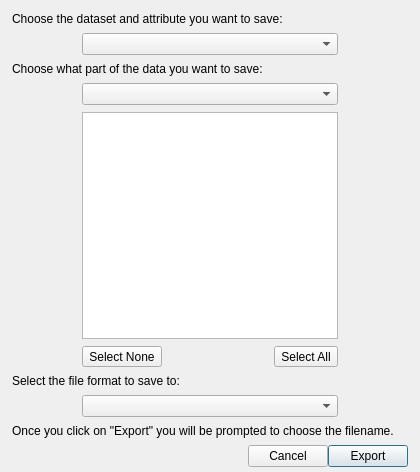
<?xml version="1.0" encoding="UTF-8"?>
<ui version="4.0">
 <class>Dialog</class>
 <widget class="QDialog" name="Dialog">
  <property name="geometry">
   <rect>
    <x>0</x>
    <y>0</y>
    <width>420</width>
    <height>472</height>
   </rect>
  </property>
  <property name="sizePolicy">
   <sizepolicy hsizetype="Preferred" vsizetype="Minimum">
    <horstretch>0</horstretch>
    <verstretch>0</verstretch>
   </sizepolicy>
  </property>
  <property name="windowTitle">
   <string>Dialog</string>
  </property>
  <layout class="QGridLayout" name="gridLayout">
   <property name="leftMargin">
    <number>12</number>
   </property>
   <property name="topMargin">
    <number>12</number>
   </property>
   <property name="rightMargin">
    <number>12</number>
   </property>
   <property name="bottomMargin">
    <number>5</number>
   </property>
   <property name="verticalSpacing">
    <number>7</number>
   </property>
   <item row="6" column="2">
    <spacer name="horizontalSpacer_4">
     <property name="orientation">
      <enum>Qt::Horizontal</enum>
     </property>
     <property name="sizeHint" stdset="0">
      <size>
       <width>40</width>
       <height>20</height>
      </size>
     </property>
    </spacer>
   </item>
   <item row="7" column="0" colspan="5">
    <widget class="QLabel" name="label_2">
     <property name="text">
      <string>Select the file format to save to:</string>
     </property>
    </widget>
   </item>
   <item row="3" column="1" colspan="3">
    <widget class="QComboBox" name="combosel_subset"/>
   </item>
   <item row="1" column="1" colspan="3">
    <widget class="QComboBox" name="combosel_data"/>
   </item>
   <item row="8" column="1" colspan="3">
    <widget class="QComboBox" name="combosel_exporter"/>
   </item>
   <item row="1" column="0">
    <spacer name="horizontalSpacer_2">
     <property name="orientation">
      <enum>Qt::Horizontal</enum>
     </property>
     <property name="sizeHint" stdset="0">
      <size>
       <width>40</width>
       <height>20</height>
      </size>
     </property>
    </spacer>
   </item>
   <item row="5" column="1" colspan="3">
    <widget class="QListWidget" name="list_component">
     <property name="alternatingRowColors">
      <bool>false</bool>
     </property>
    </widget>
   </item>
   <item row="6" column="3">
    <widget class="QToolButton" name="button_select_all">
     <property name="text">
      <string>Select All</string>
     </property>
    </widget>
   </item>
   <item row="2" column="0" colspan="5">
    <widget class="QLabel" name="label_3">
     <property name="text">
      <string>Choose what part of the data you want to save:</string>
     </property>
    </widget>
   </item>
   <item row="10" column="0" colspan="5">
    <layout class="QHBoxLayout" name="horizontalLayout">
     <item>
      <spacer name="horizontalSpacer">
       <property name="orientation">
        <enum>Qt::Horizontal</enum>
       </property>
       <property name="sizeHint" stdset="0">
        <size>
         <width>40</width>
         <height>20</height>
        </size>
       </property>
      </spacer>
     </item>
     <item>
      <widget class="QPushButton" name="button_cancel">
       <property name="text">
        <string>Cancel</string>
       </property>
      </widget>
     </item>
     <item>
      <widget class="QPushButton" name="button_ok">
       <property name="text">
        <string>Export</string>
       </property>
       <property name="default">
        <bool>true</bool>
       </property>
      </widget>
     </item>
    </layout>
   </item>
   <item row="6" column="1">
    <widget class="QToolButton" name="button_select_none">
     <property name="text">
      <string>Select None</string>
     </property>
    </widget>
   </item>
   <item row="1" column="4">
    <spacer name="horizontalSpacer_3">
     <property name="orientation">
      <enum>Qt::Horizontal</enum>
     </property>
     <property name="sizeHint" stdset="0">
      <size>
       <width>40</width>
       <height>20</height>
      </size>
     </property>
    </spacer>
   </item>
   <item row="0" column="0" colspan="5">
    <widget class="QLabel" name="label">
     <property name="text">
      <string>Choose the dataset and attribute you want to save:</string>
     </property>
    </widget>
   </item>
   <item row="9" column="0" colspan="5">
    <widget class="QLabel" name="label_4">
     <property name="text">
      <string>Once you click on &quot;Export&quot; you will be prompted to choose the filename.</string>
     </property>
     <property name="wordWrap">
      <bool>true</bool>
     </property>
    </widget>
   </item>
  </layout>
 </widget>
 <tabstops>
  <tabstop>combosel_data</tabstop>
  <tabstop>combosel_subset</tabstop>
  <tabstop>list_component</tabstop>
  <tabstop>button_select_none</tabstop>
  <tabstop>button_select_all</tabstop>
  <tabstop>combosel_exporter</tabstop>
  <tabstop>button_cancel</tabstop>
  <tabstop>button_ok</tabstop>
 </tabstops>
 <resources/>
 <connections/>
</ui>
